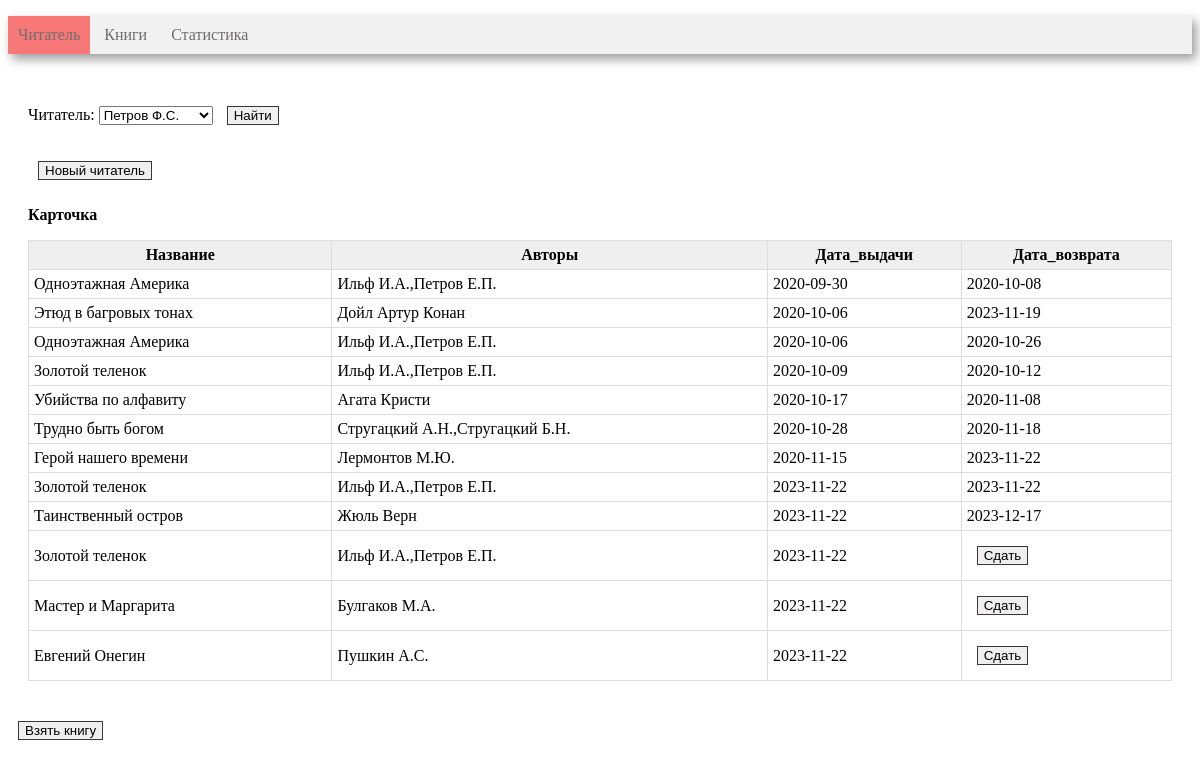
The page / on the database its author committed.
### tables this page shows
CREATE TABLE reader (
       reader_id INTEGER PRIMARY KEY AUTOINCREMENT,
	   reader_name VARCHAR(30)
);

CREATE TABLE book (
      book_id INTEGER PRIMARY KEY AUTOINCREMENT, 
	  title VARCHAR(80),
      genre_id int, 
      publisher_id INT,
      year_publication INT,
      available_numbers INT, 
      FOREIGN KEY (genre_id)  REFERENCES genre (genre_id) ON DELETE CASCADE,
      FOREIGN KEY (publisher_id)  REFERENCES publisher (publisher_id) ON DELETE CASCADE
);

CREATE TABLE book_reader (
      book_reader_id INTEGER PRIMARY KEY AUTOINCREMENT, 
      book_id int, 
      reader_id INT,
	  borrow_date DATE, 
	  return_date DATE,
      FOREIGN KEY (book_id)  REFERENCES book (book_id) ON DELETE CASCADE,
      FOREIGN KEY (reader_id)  REFERENCES reader (reader_id) ON DELETE CASCADE
);

### controllers/index.py (the view)
@app.route('/', methods=['get'])
def index():
    conn = get_db_connection()
    if request.values.get('reader'):
        reader_id = int(request.values.get('reader'))
        session['reader_id'] = reader_id
    elif request.values.get('return'):
        reader_book_id = int(request.values.get('return'))
        return_book(conn, reader_book_id)
    elif request.values.get('new_reader'):
        new_reader = request.values.get('new_reader')
        session['reader_id'] = get_new_reader(conn, new_reader)
    elif request.values.get('book'):
        book_id = int(request.values.get('book'))
        borrow_book(conn, book_id,  session['reader_id'])
    elif request.values.get('noselect'):
        pass
    else:
        session['reader_id'] = 2
    df_reader = get_reader(conn)
    df_book_reader = get_book_reader(conn, session['reader_id'])
    html = render_template(
        'index.html',
        reader_id=session['reader_id'],
        combo_box=df_reader,
        book_reader=df_book_reader,
        len=len,
    )
    return html

### models/index_model.py (called while the page is built)
def get_reader(conn):
    return pandas.read_sql(
        '''SELECT * FROM reader''',
        conn)

def get_book_reader(conn, reader_id):
    return pandas.read_sql('''
                           WITH get_authors( book_id, authors_name)
                           AS(SELECT book_id, GROUP_CONCAT(author_name)
                           FROM author
                           JOIN book_author USING(author_id)
                           GROUP BY book_id)

                           SELECT title AS Название, authors_name AS Авторы,borrow_date AS Дата_выдачи, return_date AS Дата_возврата,book_reader_id
                           FROM reader
                           JOIN book_reader USING(reader_id)
                           JOIN book USING(book_id)
                           JOIN get_authors USING(book_id)
                           WHERE reader.reader_id = :id
                           ORDER BY 3''',
                           conn,
                           params={"id": reader_id})

### utils.py (called while the page is built)
def get_db_connection():
    return sqlite3.connect('library.sqlite')

### templates/index.html (shortened to what this page needs)
<!DOCTYPE HTML>
<html>
    <head>
        <link rel="stylesheet" type="text/css" href="/static/css/main.css" />
         {% macro render_table(table_name, relation, id) %}
         <p>
            <b>{{table_name}} </b>
         </p>
         {% set n = len(relation) %}
         <table>
            <tr>
                {% for name in relation.dtypes.index %}
                {% if name != id %}
                <th>{{name}}</th>
                {% endif %}
                {% endfor %}
            </tr>
            <tbody>
                {% for i in range(n) %}
                <tr>
                    {% for name in relation.dtypes.index %}
                    {% if name != id %}
                    <td>
                        {% if relation.loc[i, name] == None %}
                        <form action = '' method ="get">
                            <input type="submit" value="Сдать">
                        </form>
                        {% else %}
                        {{ relation.loc[i, name] }}
                        {% endif %}
                    </td>
                    {% endif %}
                    {% endfor %}
                </tr>
                {% endfor %}
            </tbody>
        </table>
        {% endmacro %}
        {% macro render_select(select_name, combo_box,id) %}
                   <select name='{{select_name}}'>
                        {% for i in range(len(combo_box)) %}
                        <option value="{{i+1}}" {% if combo_box.loc[i, "reader_id"] == id %} selected {%endif%}>{{combo_box.loc[i, "reader_name"]}}</option>
                        {% endfor %}
                    </select>
        {% endmacro %}
    </head>
    <body>
        <div class=menu>
            <ul>
                <li class = active><a href={{ url_for("index")}}>Читатель</a></li>
                <li>Книги</li>
                <li>Статистика</li>
            </ul>
        </div>
        <div class = block>
                <p>
                    <form action='' method ="get">
                        Читатель:
                        {{ render_select("reader", combo_box, reader_id) }}
                        <input type="submit" value="Найти">
                    </form>
                </p>
            <form action="{{url_for('new_reader')}}" method="get">
                <input type="submit" value="Новый читатель">
            </form>
         {{ render_table("Карточка", book_reader, "book_reader_id") }}
        </div>
        <div>
            <form action="{{url_for('search')}}" method="get">
                <input type="submit" value="Взять книгу">
            </form>
        </div>
    </body>
</html>

### static/CSS/main.css (style rules this page uses)
.menu { background-color: #f1f1f1; box-shadow: 4px 5px 10px rgba(0, 0, 0, 0.4); width: 100%; }
.menu li { display: inline-block; vertical-align: top; padding: 10px; color: #6f6d6d; }
.menu a { text-decoration: none; color: #6f6d6d; }
.menu ul { padding: 0px; }
.active { background-color: #f87777; color: #f8f8f8; }
.block { padding: 10px 20px; }
table { width: 100%; margin-bottom: 20px; border: 1px solid #dddddd; border-collapse: collapse; }
table th { font-weight: bold; padding: 5px; background: #efefef; border: 1px solid #dddddd; }
table td { border: 1px solid #dddddd; padding: 5px; }
input { margin:10px; border:1px #3b3636 solid; }

### rows shown on the page
reader: reader "Петров Ф.С."
book: title "Одноэтажная Америка" "Одноэтажная Америка"
book_reader: borrow_date "2020-09-30" "2020-10-08"
book: title "Этюд в багровых тонах"
book_reader: borrow_date "2020-10-06" "2023-11-19"
book_reader: borrow_date "2020-10-06" "2020-10-26"
book: title "Золотой теленок" "Золотой теленок" "Золотой теленок"
book_reader: borrow_date "2020-10-09" "2020-10-12"
book: title "Убийства по алфавиту"
book_reader: borrow_date "2020-10-17" "2020-11-08"
book: title "Трудно быть богом"
book_reader: borrow_date "2020-10-28" "2020-11-18"
book: title "Герой нашего времени"
book_reader: borrow_date "2020-11-15" "2023-11-22"
book_reader: borrow_date "2023-11-22" "2023-11-22"
book: title "Таинственный остров"
book_reader: borrow_date "2023-11-22" "2023-12-17"
book_reader: borrow_date "2023-11-22"
book: title "Мастер и Маргарита"
book_reader: borrow_date "2023-11-22"
book: title "Евгений Онегин"
book_reader: borrow_date "2023-11-22"

### other values the page prints
{{ table_name }} "Карточка"
{{ name }} "Название" "Авторы" "Дата_выдачи" "Дата_возврата"
{{ relation.loc[i, name] }} "Ильф И.А.,Петров Е.П." "Дойл Артур Конан" "Ильф И.А.,Петров Е.П." "Ильф И.А.,Петров Е.П." "Агата Кристи" "Стругацкий А.Н.,Стругацкий Б.Н." "Лермонтов М.Ю." "Ильф И.А.,Петров Е.П." "Жюль Верн" "Ильф И.А.,Петров Е.П." "Булгаков М.А." "Пушкин А.С."
